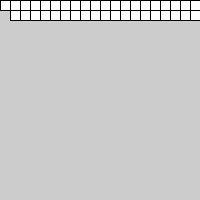
Frame 1 (no input)
Frame 60 (the mouse pressed at the canvas centre just before this capture): identical to frame 1, image omitted
Frame 120 (the mouse held since frame 60 and released just before this capture): identical to frame 1, image omitted

The Processing sketch that drew this single still picture (run headless with seeded random() and noise(); from frame 60 on, the mouse is pressed at the canvas centre):

// Processing sketch: ZThomas_PP4_1c
// ── ZThomas_PP4_1c.pde
float x = 0;

void setup() {
  size(200,200);
}

void draw() {
for(int x = 0; x < height; x = x + 10) {
  rect(x,0,10,10);
  rect(x+10,10,10,10);
}
}
